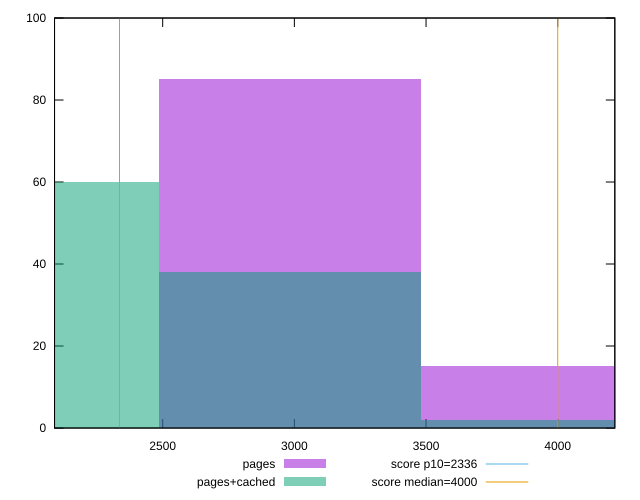

Generate this figure with gnuplot:
reset

$pages <<EOF
2984.6566442921117 85
3979.5421923894824 15
EOF

$pagesCached <<EOF
2984.6566442921117 38
1989.7710961947412 60
3979.5421923894824 2
EOF

set key outside below
set boxwidth 994.8855480973706
set xrange [2089.3424999999997:4216.841]
set yrange [0:100]
set trange [0:100]
set style fill transparent solid 0.5 noborder

set parametric
set terminal svg size 640, 500 enhanced background rgb 'white'
set output "report_00015_2021-02-09T16-11-33.973Z/first-contentful-paint/comparison/histogram/0_vs_1.svg"

plot $pages title "pages" with boxes, \
     $pagesCached title "pages+cached" with boxes, \
     2336,t title "score p10=2336", \
     4000,t title "score median=4000"

reset
